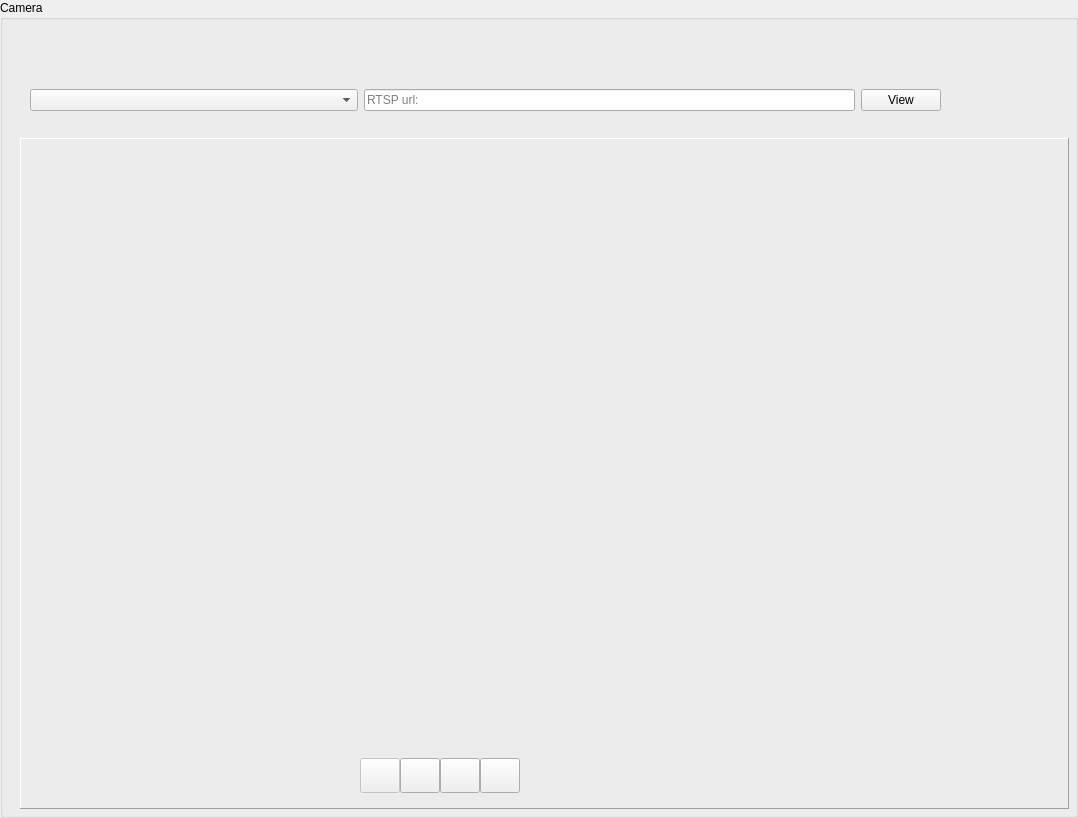
      <widget class="QGroupBox" name="groupBox_3">
       <property name="title">
        <string>Camera</string>
       </property>
       <widget class="QFrame" name="frame_2">
        <property name="geometry">
         <rect>
          <x>20</x>
          <y>138</y>
          <width>1049</width>
          <height>671</height>
         </rect>
        </property>
        <property name="frameShape">
         <enum>QFrame::Panel</enum>
        </property>
        <property name="frameShadow">
         <enum>QFrame::Raised</enum>
        </property>
        <widget class="QWidget" name="horizontalLayoutWidget">
         <property name="geometry">
          <rect>
           <x>10</x>
           <y>30</y>
           <width>911</width>
           <height>571</height>
          </rect>
         </property>
         <layout class="QHBoxLayout" name="horizontalLayout"/>
        </widget>
        <widget class="QPushButton" name="ClearDrawing">
         <property name="geometry">
          <rect>
           <x>460</x>
           <y>620</y>
           <width>40</width>
           <height>35</height>
          </rect>
         </property>
         <property name="text">
          <string/>
         </property>
        </widget>
        <widget class="QPushButton" name="DrawRect">
         <property name="enabled">
          <bool>false</bool>
         </property>
         <property name="geometry">
          <rect>
           <x>340</x>
           <y>620</y>
           <width>40</width>
           <height>35</height>
          </rect>
         </property>
         <property name="text">
          <string/>
         </property>
        </widget>
        <widget class="QPushButton" name="DrawLine">
         <property name="enabled">
          <bool>true</bool>
         </property>
         <property name="geometry">
          <rect>
           <x>380</x>
           <y>620</y>
           <width>40</width>
           <height>35</height>
          </rect>
         </property>
         <property name="text">
          <string/>
         </property>
        </widget>
        <widget class="QPushButton" name="SetDrawing">
         <property name="geometry">
          <rect>
           <x>420</x>
           <y>620</y>
           <width>40</width>
           <height>35</height>
          </rect>
         </property>
         <property name="text">
          <string/>
         </property>
        </widget>
       </widget>
       <widget class="QWidget" name="gridLayoutWidget_2">
        <property name="geometry">
         <rect>
          <x>30</x>
          <y>70</y>
          <width>911</width>
          <height>61</height>
         </rect>
        </property>
        <layout class="QGridLayout" name="gridLayout_2" columnstretch="2,3,0">
         <item row="0" column="0">
          <widget class="QComboBox" name="comboBox"/>
         </item>
         <item row="0" column="1">
          <widget class="QLineEdit" name="lineEdit_rtsp">
           <property name="placeholderText">
            <string>RTSP url:</string>
           </property>
          </widget>
         </item>
         <item row="0" column="2">
          <widget class="QPushButton" name="display_video">
           <property name="text">
            <string>View</string>
           </property>
          </widget>
         </item>
        </layout>
       </widget>
      </widget>
